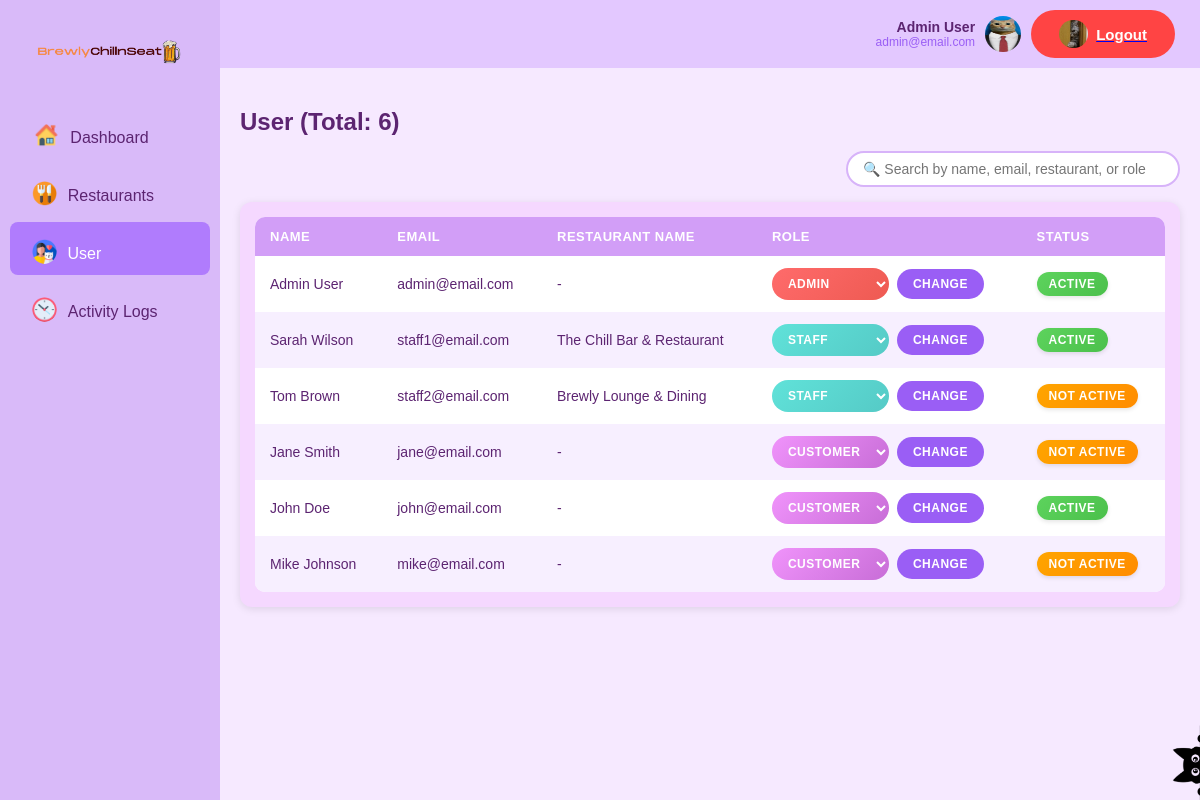
Page /project/superadmin/users.php (signed in) on the committed database.
### tables this page shows
CREATE TABLE `user` (
  `user_id` int(11) NOT NULL,
  `email` varchar(100) NOT NULL,
  `username` varchar(50) NOT NULL,
  `password` varchar(255) NOT NULL,
  `firstname` varchar(50) NOT NULL,
  `lastname` varchar(50) NOT NULL,
  `dob` date NOT NULL,
  `user_phone` varchar(10) NOT NULL,
  `role` enum('CUSTOMER','STAFF','ADMIN') NOT NULL DEFAULT 'CUSTOMER',
  `user_created_at` datetime DEFAULT CURRENT_TIMESTAMP,
  `is_active` enum('Y','N') DEFAULT 'N'
);

### project/superadmin/users.php (the view, shortened to what this page needs)
<?php
require_once('../connect.php');
$conn = $mysqli;
$search = isset($_GET['search']) ? $_GET['search'] : '';
$sql = "
SELECT
    u.user_id,
    u.firstname,
    u.lastname,
    u.email,
    u.role,
    u.is_active,
    COALESCE(r.rest_name, '-') as restaurant_name
FROM user u
LEFT JOIN staff s ON u.user_id = s.user_id
LEFT JOIN restaurant r ON s.restaurant_id = r.restaurant_id
";
$sql .= " ORDER BY
    CASE LOWER(u.role)
        WHEN 'admin' THEN 1
        WHEN 'staff' THEN 2
        WHEN 'customer' THEN 3
        ELSE 4
    END,
    u.firstname,
    u.lastname";
if (!empty($search)) {
    $stmt = $conn->prepare($sql);
    $searchParam = "%{$search}%";
    $stmt->bind_param("sssss", $searchParam, $searchParam, $searchParam, $searchParam, $searchParam);
    $stmt->execute();
    $result = $stmt->get_result();
} else {
    $result = $conn->query($sql);
}
?>
<!DOCTYPE html>
<html lang="th">
<head>
  <link rel="stylesheet" href="style.css">
</head>
<body>
<div class="sidebar">
  <img src="cf1.png" class="corner-bottom-right" alt="cat">
    <div class="logo">
      <img src="logo.png" alt="BrewlyChillInSeat Logo">
    </div>
    <div class="menu">
      <a href="index.php">
        <img src="homepage.png" alt="homepage" style="height:25px;border-radius:22px; object-fit:contain;position:relative; top:5px;"> Dashboard
      </a>
      <a href="restaurants.php">
        <img src="restaurant.png" alt="restaurant" style="height:25px;border-radius:22px; object-fit:contain;position:relative; top:5px; right:-2px;">
        <span style="margin-left:8px;">Restaurants</span>
      </a>
      <a href="users.php" class="active">
        <img src="usericon.png" alt="usericon" style="height:25px;border-radius:22px; object-fit:contain;position:relative; top:5px; right:-2px;">
        <span style="margin-left:8px;">User</span>
      </a>
      <a href="activity_log.php">
        <img src="time.png" alt="time" style="height:25px;border-radius:22px; object-fit:contain;position:relative; top:5px; right:-2px;">
        <span style="margin-left:8px;">Activity Logs</span>
      </a>
    </div>
  </div>
  <div class="main">
    <div class="header">
      <div class="profile-info">
        <div class="profile">
          <div class="profile-details">
            <div class="profile-name"><?php echo htmlspecialchars($_SESSION['firstname'] . ' ' . $_SESSION['lastname']); ?></div>
            <div class="profile-email"><?php echo htmlspecialchars($_SESSION['email']); ?></div>
          </div>
        </div>
        <img src="catsuitv2.jpeg" alt="profile" style="height:36px;width:36px;border-radius:22px;">
        <a href="index.php?logout=true">
          <button class="logout-btn">
            <img src="catout.jpeg" alt="catout" style="height:28px;border-radius:22px; object-fit:contain;"> Logout
          </button>
        </a>
      </div>
    </div>
    <div class="content">
      <h2>User (Total: <?php echo $result->num_rows; ?>)</h2>
      <div class="search-box">
        <form method="GET" action="">
          <input type="text" name="search" placeholder="🔍 Search by name, email, restaurant, or role" value="<?php echo htmlspecialchars($search); ?>">
        </form>
      </div>
      <div class="table-section">
        <table>
          <thead>
            <tr>
              <th>Name</th>
              <th>Email</th>
              <th>Restaurant Name</th>
              <th>Role</th>
              <th>Status</th>
            </tr>
          </thead>
          <tbody>
            <?php
            if ($result && $result->num_rows > 0) {
                while($row = $result->fetch_assoc()) {
                    $full_name = htmlspecialchars($row['firstname'] . ' ' . $row['lastname']);
                    $email = htmlspecialchars($row['email']);
                    $restaurant_name = htmlspecialchars($row['restaurant_name']);
                    $role = strtoupper($row['role']);
                    $is_active = $row['is_active'];
                    $role_class = strtolower($row['role']);
                    $status_class = ($is_active === 'Y') ? 'status-active' : 'status-inactive';
                    $status_text = ($is_active === 'Y') ? 'Active' : 'Not Active';
                    echo "<tr>";
                    echo "<td>" . $full_name . "</td>";
                    echo "<td>" . $email . "</td>";
                    echo "<td>" . $restaurant_name . "</td>";
                    echo "<td>";
                    echo "<form method='POST' class='role-change-form'>";
                    echo "<select name='new_role' class='role-select " . $role_class . "'>";
                    echo "<option value='ADMIN'" . ($role === 'ADMIN' ? ' selected' : '') . ">Admin</option>";
                    echo "<option value='STAFF'" . ($role === 'STAFF' ? ' selected' : '') . ">Staff</option>";
                    echo "<option value='CUSTOMER'" . ($role === 'CUSTOMER' ? ' selected' : '') . ">Customer</option>";
                    echo "</select>";
                    echo "<button type='submit' name='change_role' class='change-btn'>Change</button>";
                    echo "</form>";
                    echo "</td>";
                    echo "<td><span class='" . $status_class . "'>" . $status_text . "</span></td>";
                    echo "</tr>";
                }
            }
            ?>
          </tbody>
        </table>
      </div>
    </div>
  </div>
</body>
</html>

### project/superadmin/style.css (style rules this page uses)
body { font-family: 'Poppins', sans-serif; margin: 0; background-color: #f6e9ff; display: flex; height: 100vh; }
.sidebar { width: 220px; background-color: #d9baf9; padding-top: 30px; display: flex; flex-direction: column; align-items: center; }
.logo { width: 100%; padding: 10px 0 30px 0; text-align: center; }
.logo img { max-width: 150px; height: auto; display: block; margin: 0 auto; border-radius: 6px; }
.menu { width: 100%; }
.menu a { display: block; color: #5c2471; padding: 12px 20px; text-decoration: none; align-items: center; gap: 10px; font-weight: 500; border-radius: 8px; margin: 5px 10px; transition: background-color 0.3s ease; }
.menu a.active { background-color: #b07cfd; color : #FFF; }
.header { background-color: #e3c8ff; display: flex; justify-content: space-between; align-items: center; padding: 10px 25px; }
.profile { display: flex; align-items: center; gap: 10px; }
.profile-name { font-weight: 600; color: #5c2471; font-size: 14px; }
.main { flex: 1; display: flex; flex-direction: column; overflow-y: auto; }
.content { flex: 1; padding: 20px; }
.content h2 { color: #5c2471; margin-bottom: 15px; }
.search-box { display: flex; justify-content: flex-end; align-items: center; margin-bottom: 15px; }
.search-box form { display: flex; align-items: center; gap: 10px; }
.search-box input { padding: 8px 15px; border-radius: 20px; border: 2px solid #d7b3f9; width: 300px; outline: none; font-size: 14px; transition: border-color 0.3s ease; }
.table-section { background-color: #f5d8ff; border-radius: 12px; padding: 15px; box-shadow: 0 2px 8px rgba(0, 0, 0, 0.1); }
table { width: 100%; border-collapse: collapse; background-color: white; border-radius: 10px; overflow: hidden; }
th, td { padding: 12px 15px; text-align: left; }
th { background-color: #d29ef7; color: white; font-weight: 600; text-transform: uppercase; font-size: 13px; letter-spacing: 0.5px; }
tr:nth-child(even) { background-color: #f7efff; }
td { color: #5c2471; font-size: 14px; }

### project/superadmin/users.php (style rules this page uses)
.logout-btn { display: flex; align-items: center; justify-content: center; gap: 8px; padding: 10px 28px; background: #ff4444; color: white; border: none; border-radius: 25px; text-decoration: none; font-size: 15px; font-weight: 600; transition: all 0.2s; }
.profile-info { display: flex; align-items: center; gap: 10px; }
.profile-details { text-align: right; }
.profile-email { font-size: 12px; color: #9a5ef5; }
.status-active, .status-inactive { display: inline-block; padding: 5px 12px; border-radius: 15px; color: white; font-weight: 600; font-size: 12px; text-transform: uppercase; letter-spacing: 0.5px; box-shadow: 0 2px 4px rgba(0, 0, 0, 0.1); }
.status-active { background: linear-gradient(135deg, #5dd35d 0%, #4bc04b 100%); }
.status-inactive { background: linear-gradient(135deg, #ffa500 0%, #ff8c00 100%); }
.corner-bottom-right { position: fixed; bottom: 0; right: 0; width: 50px; pointer-events: none; transform: scaleX(-1) translate(-10px, 10px); }
.role-change-form { display: inline-flex; align-items: center; gap: 8px; }
.role-select { padding: 8px 12px; border: none; border-radius: 20px; color: white; font-weight: 600; font-size: 12px; cursor: pointer; outline: none; transition: all 0.2s; text-transform: uppercase; letter-spacing: 0.5px; }
.role-select.admin { background: linear-gradient(135deg, #ff6b6b 0%, #ee5a52 100%); }
.role-select.staff { background: linear-gradient(135deg, #60e2d9ff 0%, #55cac6ff 100%); }
.role-select.customer { background: linear-gradient(135deg, #f093fb 0%, #c86dd7 100%); }
.role-select option { background: white; color: #333; font-weight: 600; padding: 10px; }
.change-btn { padding: 8px 16px; background: #9a5ef5; color: white; border: none; border-radius: 20px; font-weight: 600; font-size: 12px; cursor: pointer; transition: all 0.2s; text-transform: uppercase; letter-spacing: 0.5px; }

### rows in the picture
user: full_name "Admin User", email "admin@email.com", restaurant_name "-", new_role "Admin", is_active "ACTIVE"
user: full_name "Sarah Wilson", email "staff1@email.com", restaurant_name "The Chill Bar & Restaurant", new_role "Staff", is_active "ACTIVE"
user: full_name "Tom Brown", email "staff2@email.com", restaurant_name "Brewly Lounge & Dining", new_role "Staff", is_active "NOT ACTIVE"
user: full_name "Jane Smith", email "jane@email.com", restaurant_name "-", new_role "Customer", is_active "NOT ACTIVE"
user: full_name "John Doe", email "john@email.com", restaurant_name "-", new_role "Customer", is_active "ACTIVE"
user: full_name "Mike Johnson", email "mike@email.com", restaurant_name "-", new_role "Customer", is_active "NOT ACTIVE"

### other values in the picture
$_SESSION['firstname'] . ' ' . $_SESSION['lastname'] "Admin User"
$_SESSION['email'] "admin@email.com"
$result->num_rows "6"
